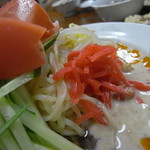
#> input picture chapter05/ramen/data/chilled/1329128779.jpg, 150 x 150 px, given as the content of the folder ./data/salt, which was not available
$ jupyter execute test.ipynb
#> lines starting #> are read from the running program, lines starting #| are printed output that depends on the picture; pictures that were not available may be replaced by others from this repository, and a replacement may not be noted
[cell 1]
import numpy as np
import os
from PIL import Image

[cell 2]
labels = ["salt","soya_source","spicy","miso","chilled"]
base_dir = "./data"
img_w,img_h = 32,32

[cell 3]
images = []
labels_num = []

for no,label in enumerate(labels):
    label_dir = os.path.join(base_dir,label)
    for filename in os.listdir(label_dir):
        if not filename.endswith(".jpg"):
            continue
        img_path = os.path.join(label_dir,filename)
        print("load_image",img_path)
        img = Image.open(img_path)
#> img is the input picture: PIL image 150x150 RGB; mean R, G, B 128.5, 102.3, 79.6
        img = img.resize((img_w,img_h))
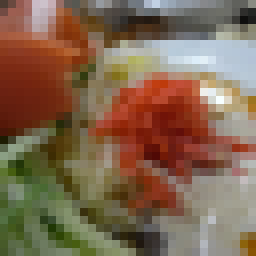
#> img: PIL image 32x32 RGB (shown 8 times larger); mean R, G, B 128.5, 102.3, 79.6
        for angle in range(0,360,45):
            img_rot = img.rotate(angle)
            img_rot = img_rot.resize((img_w,img_h))
            images.append(np.array(img_rot)/255.0)
            labels_num.append(labels.index(label))
#> this loop made 8 passes
#> pass 2, `img_rot = img.rotate(angle)`:
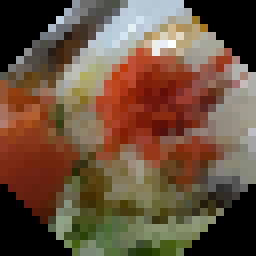
#> img_rot: PIL image 32x32 RGB (shown 8 times larger); mean R, G, B 105.8, 81.2, 61.8
#> pass 3, `img_rot = img.rotate(angle)`:
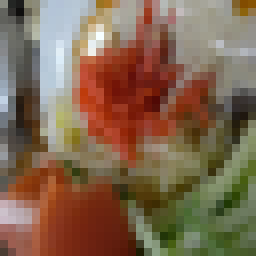
#> img_rot: PIL image 32x32 RGB (shown 8 times larger); mean R, G, B 128.5, 102.3, 79.6
#> after the loop, images = 8 items; labels_num = [0, 0, 0, 0, 0, 0, 0, 0]

[cell 4]
len(labels_num)

[cell 5]
import matplotlib.pyplot as plt
plt.imshow(images[0])
